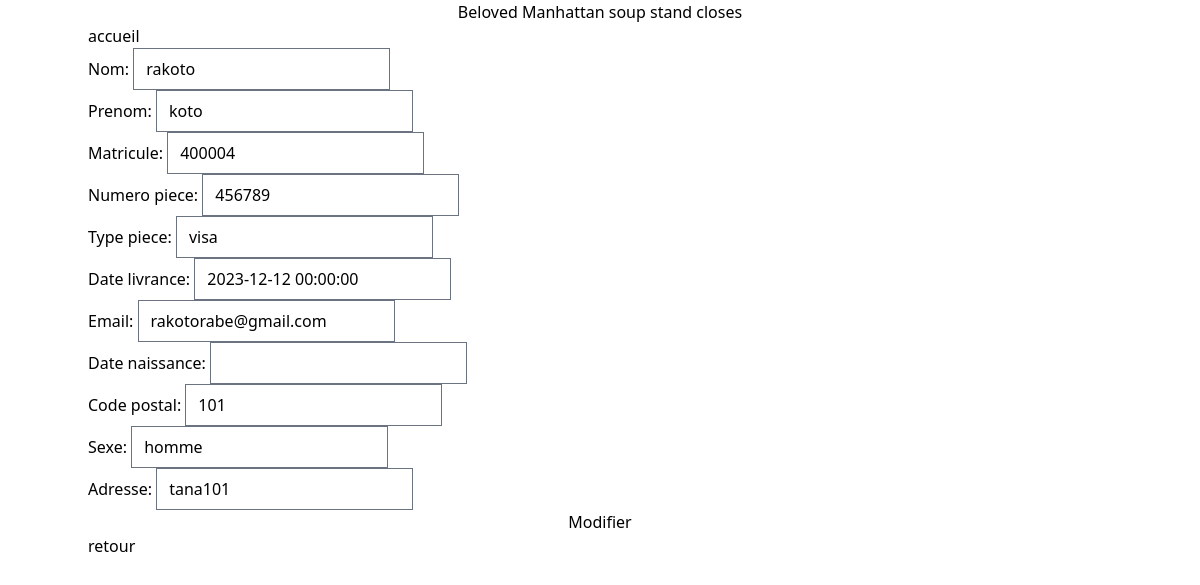
/5/, run on an earlier commit of the app's database.
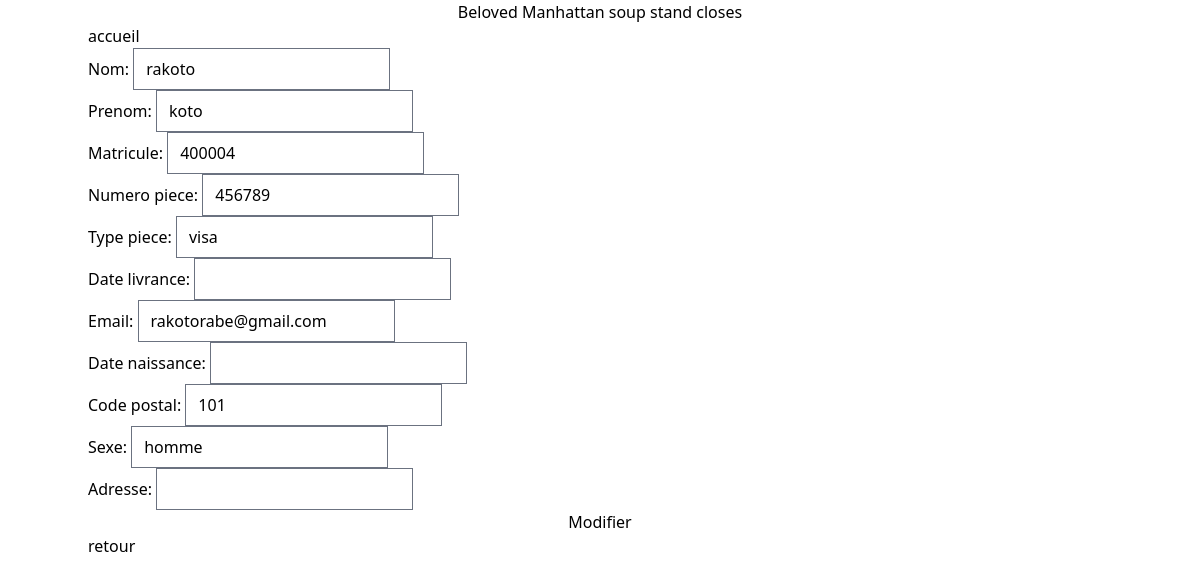
And on a later commit of the database.
### tafika/models.py (models this page shows)
class Beneficiaire(models.Model):
    nom = models.CharField(max_length=255)
    prenom = models.CharField(max_length=255)
    matricule = models.CharField(max_length=255)
    numero_piece = models.CharField(max_length=255)
    type_piece = models.CharField(max_length=255)
    date_livrance = models.DateField()
    telephone = models.CharField(max_length=20)
    email = models.EmailField()
    date_naissance = models.DateField()
    code_postal = models.CharField(max_length=10)
    sexe = models.CharField(max_length=10)
    adresse = models.CharField(max_length=255)

### tafika/views.py (the view)
# urls.py: path('<int:beneficiaire_id>/', views.modifier_beneficiaire, name='modifier_beneficiaire'),
def modifier_beneficiaire(request, beneficiaire_id):
    beneficiaire = get_object_or_404(Beneficiaire, id=beneficiaire_id)
    if request.method == 'POST':
        form = BeneficiaireRegistration(request.POST, instance=beneficiaire)
        if form.is_valid():
            form.save()
            return redirect('afficher_modifications')
    else:
        form = BeneficiaireRegistration(instance=beneficiaire)
    return render(request, 'tafika/modification.html', {'form': form})

### tafika/forms.py
class BeneficiaireRegistration(forms.ModelForm):
    class Meta:
        model = Beneficiaire
        fields = ['nom', 'prenom','matricule','numero_piece','type_piece','date_livrance','email','date_naissance','code_postal','sexe','adresse']
        widgets = {
                  'nom': forms.TextInput(attrs={'class': 'form-control'}),
                  'prenom':forms.TextInput(attrs={'class': 'form-control'}),
                  'matricule':forms.TextInput(attrs={'class': 'form-control'}),
                  'numero_piece':forms.TextInput(attrs={'class': 'form-control'}),
                  'type_piece':forms.TextInput(attrs={'class': 'form-control'}),
                  'date_livrance':forms.DateTimeInput(attrs={'class': 'form-control'}),
                  'email':forms.EmailInput(attrs={'class': 'form-control'}),
                  'date_naissance':forms.TextInput(attrs={'class': 'form-control'}),
                  'code_postal':forms.TextInput(attrs={'class': 'form-control'}),
                  'sexe':forms.TextInput(attrs={'class': 'form-control'}),
                  'adresse':forms.TextInput(attrs={'class': 'form-control'}),
                  }

### tafika/templates/tafika/modification.html (shortened to what this page needs)
{% extends 'tafika/home.html'%}
{% block content%}
 <form action="" method="post">
    {{form.as_p}}
         <button class="w-full h-full rounded-md py-2 px-4 bg-blue-500 text-white disabled" type="submit">
            Modifier
        </button>
        <a href="{% url 'liste' %}">retour</a>
    </form>
{%endblock%}

What changed in the data, as far as the page shows it:
changed Beneficiaire "rakoto": date_livrance "2023-12-12 00:00:00" → (not shown); adresse "tana101" → (not shown)
